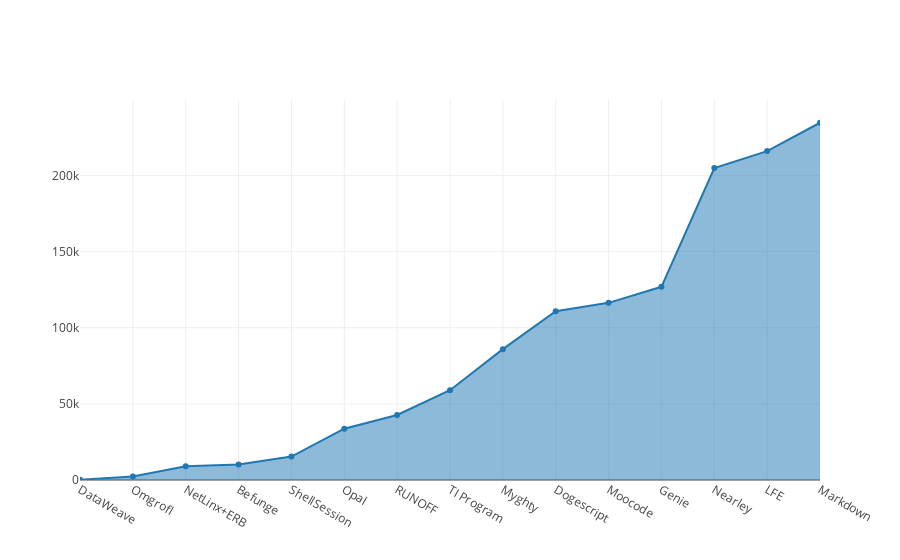

The cell this chart's notebook holds for it:
### Markdown cell above
We did the same here except looked at the least amount of bytes:
```sql
SELECT
  name,
  SUM(bytes) AS totalBytes
FROM
  `bigquery-public-data.github_repos.languages` AS l,
  UNNEST(l.LANGUAGE)
GROUP BY
  name
ORDER BY
  totalBytes
limit 15
```

### Code cell
py.offline.init_notebook_mode(connected=True)

col = ['name', 'totalBytes', '']
csv_data = pandas.read_csv('least_bytes.csv', names=col)
lang = csv_data.name.tolist()
lang.pop(0)
byte = csv_data.totalBytes.tolist()
byte.pop(0)

x = lang
y = byte

trace = Scatter(
    x=lang,
    y=byte,
    fill='tozeroy'
)


labels = lang
values = byte


py.offline.iplot([trace])

### Figure 1 — Plotly figure (JSON) as saved in the notebook; plotly's stock layout.template omitted (floating-point values rounded to 4 significant figures)
{"data": [{"fill": "tozeroy", "type": "scatter", "x": ["DataWeave", "Omgrofl", "NetLinx+ERB", "Befunge", "ShellSession", "Opal", "RUNOFF", "TI Program", "Myghty", "Dogescript", "Moocode", "Genie", "Nearley", "LFE", "Markdown"], "y": ["238", "2301", "9031", "10120", "15416", "33717", "42672", "58983", "85961", "110909", "116352", "126883", "204852", "216024", "234650"]}], "layout": {}}
